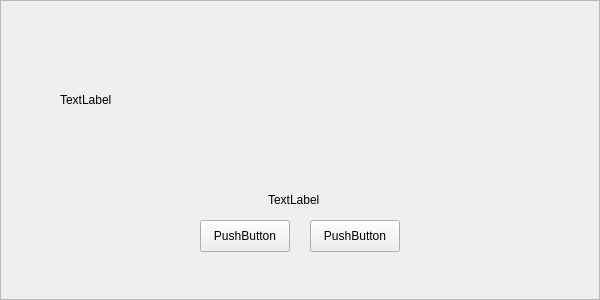
<?xml version="1.0" encoding="UTF-8"?>
<ui version="4.0">
 <class>Frame</class>
 <widget class="QFrame" name="Frame">
  <property name="geometry">
   <rect>
    <x>0</x>
    <y>0</y>
    <width>600</width>
    <height>300</height>
   </rect>
  </property>
  <property name="windowTitle">
   <string>Frame</string>
  </property>
  <property name="frameShape">
   <enum>QFrame::StyledPanel</enum>
  </property>
  <property name="frameShadow">
   <enum>QFrame::Raised</enum>
  </property>
  <widget class="QLabel" name="promptLabel">
   <property name="geometry">
    <rect>
     <x>60</x>
     <y>40</y>
     <width>480</width>
     <height>120</height>
    </rect>
   </property>
   <property name="text">
    <string>TextLabel</string>
   </property>
   <property name="openExternalLinks">
    <bool>true</bool>
   </property>
   <property name="UIText" stdset="0">
    <string>110015</string>
   </property>
   <property name="UIClass" stdset="0">
    <string>wtext</string>
   </property>
  </widget>
  <widget class="QPushButton" name="quitButton">
   <property name="geometry">
    <rect>
     <x>310</x>
     <y>220</y>
     <width>90</width>
     <height>32</height>
    </rect>
   </property>
   <property name="text">
    <string>PushButton</string>
   </property>
   <property name="UIText" stdset="0">
    <string>110010</string>
   </property>
   <property name="UIClass" stdset="0">
    <string>wbutton</string>
   </property>
  </widget>
  <widget class="QPushButton" name="reconnectButton">
   <property name="geometry">
    <rect>
     <x>200</x>
     <y>220</y>
     <width>90</width>
     <height>32</height>
    </rect>
   </property>
   <property name="text">
    <string>PushButton</string>
   </property>
   <property name="UIText" stdset="0">
    <string>110014</string>
   </property>
   <property name="UIClass" stdset="0">
    <string>wbutton</string>
   </property>
  </widget>
  <widget class="QLabel" name="loadingLabel">
   <property name="geometry">
    <rect>
     <x>268</x>
     <y>168</y>
     <width>63</width>
     <height>63</height>
    </rect>
   </property>
   <property name="text">
    <string>TextLabel</string>
   </property>
  </widget>
 </widget>
 <resources/>
 <connections/>
</ui>
